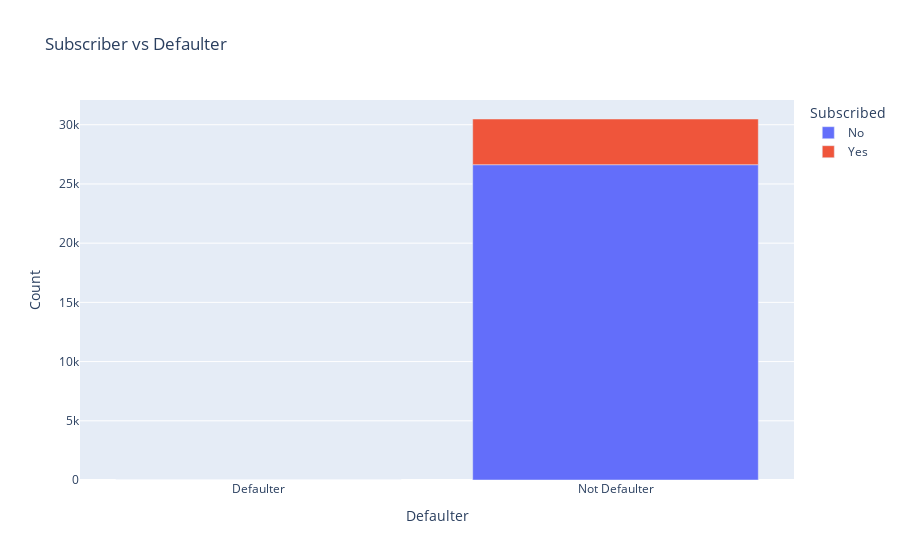

Source (notebook cell):
### Code cell
## Create bar graph based on default categorically identifying how many has subscribed term deposit
gp_by_default = df[['Defaulter','Subscribed','age']].groupby(by=['Defaulter','Subscribed']).count().reset_index()
gp_by_default.rename(columns={'age': 'Count'}, inplace= True)  #Replace column name
print(gp_by_default)
fig = px.bar(gp_by_default, x="Defaulter", y="Count", color="Subscribed", title="Subscriber vs Defaulter") #Create Bar graph
fig.show() #Show graph

####### (Observation) #########
# Not many defaulters in the cleaned data set

### Figure 1 — Plotly figure (JSON) as saved in the notebook; plotly's stock layout.template omitted (floating-point values rounded to 4 significant figures)
{"data": [{"hovertemplate": "Subscribed=No<br>Defaulter=%{x}<br>Count=%{y}<extra></extra>", "legendgroup": "No", "marker": {"color": "#636efa", "pattern": {"shape": ""}}, "name": "No", "orientation": "v", "showlegend": true, "textposition": "auto", "type": "bar", "x": ["Defaulter", "Not Defaulter"], "xaxis": "x", "y": [3, 26626], "yaxis": "y"}, {"hovertemplate": "Subscribed=Yes<br>Defaulter=%{x}<br>Count=%{y}<extra></extra>", "legendgroup": "Yes", "marker": {"color": "#EF553B", "pattern": {"shape": ""}}, "name": "Yes", "orientation": "v", "showlegend": true, "textposition": "auto", "type": "bar", "x": ["Not Defaulter"], "xaxis": "x", "y": [3859], "yaxis": "y"}], "layout": {"barmode": "relative", "legend": {"title": {"text": "Subscribed"}, "tracegroupgap": 0}, "title": {"text": "Subscriber vs Defaulter"}, "xaxis": {"anchor": "y", "domain": [0, 1], "title": {"text": "Defaulter"}}, "yaxis": {"anchor": "x", "domain": [0, 1], "title": {"text": "Count"}}}}
